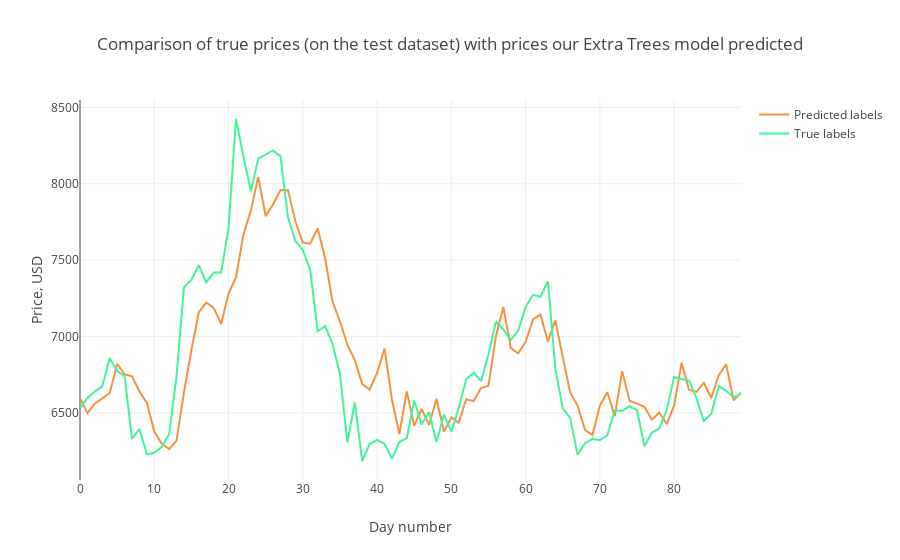

Notebook code cell kept with this figure:
### Markdown cell above
### VISUALIZATION

### Code cell
trace1 = go.Scatter(
    x = np.arange(0, len(Y_pred), 1),
    y = Y_pred.reshape(-1,),
    mode = 'lines',
    name = 'Predicted labels',
    line = dict(color=('rgb(244, 146, 65)'), width=2)
)
trace2 = go.Scatter(
    x = np.arange(0, len(Y_test), 1),
    y = Y_test.reshape(-1,),
    mode = 'lines',
    name = 'True labels',
    line = dict(color=('rgb(66, 244, 155)'), width=2)
)

layout = dict(title = 'Comparison of true prices (on the test dataset) with prices our Extra Trees model predicted',
             xaxis = dict(title = 'Day number'), yaxis = dict(title = 'Price, USD'))
fig = dict(data=[trace1, trace2], layout=layout)
py.iplot(fig, filename='results_demonstrating0')
print('Test RMSE: {:0.2f}'.format(rmse))
